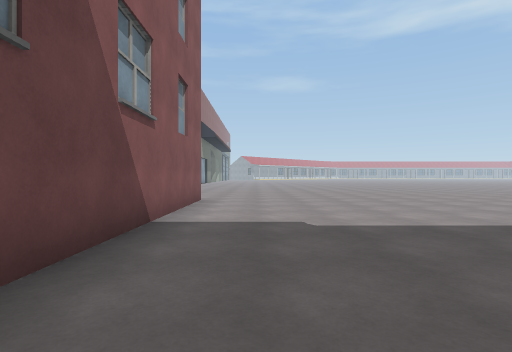
View 1 (above)

16 first-person views from a walk through a scene from a Unity 3-D project. The camera is 1.2 m above the floor, looks level and sees 80° across. The floor is counted in squares, 1.8 m on a side. Each view is taken from the middle of a square. On the plan, view 1 faces up. The plan holds only what a view shows up to about 10 squares ahead; the rest is blank. The place goes on beyond the plan. The player character is not drawn. Some surface patterns are stand-ins.

View 2
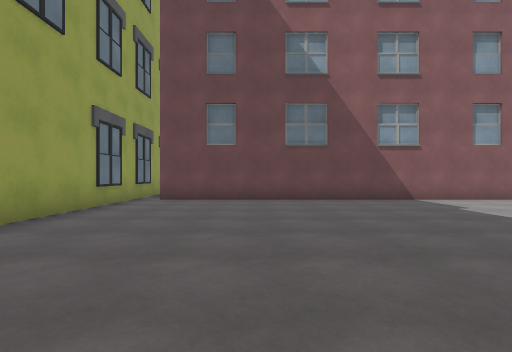

View 3
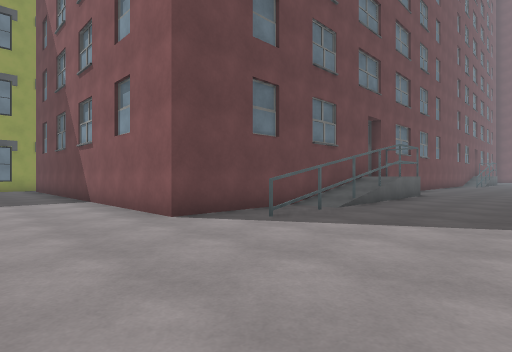

View 4
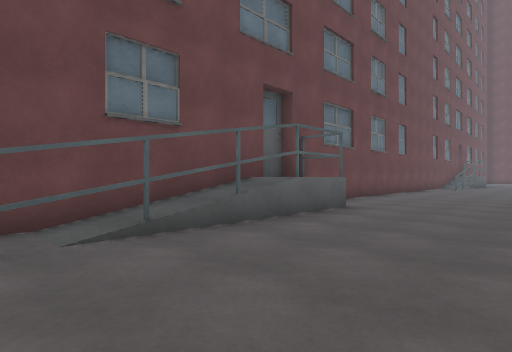

View 5
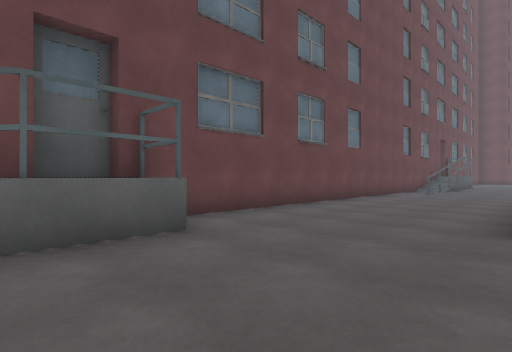

View 6
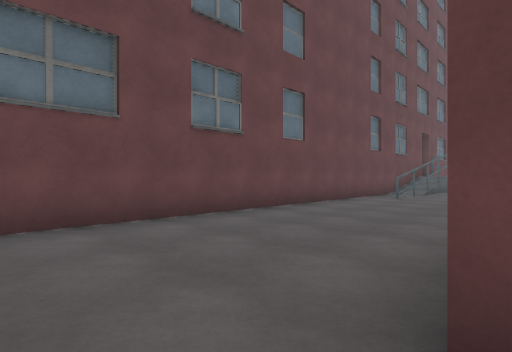

View 7
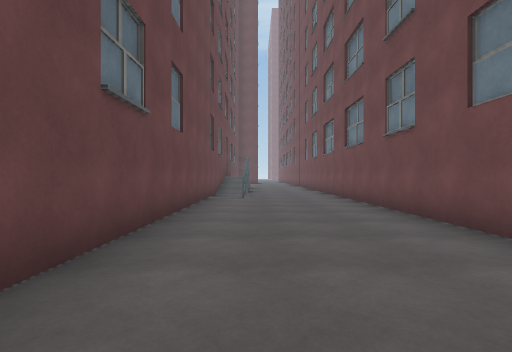

View 8
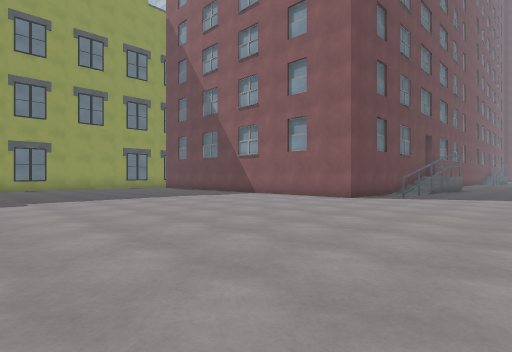

View 9
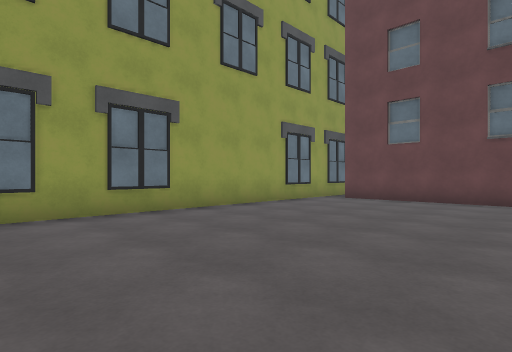

View 10
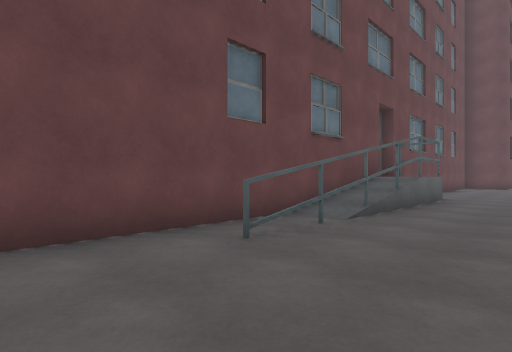

View 11
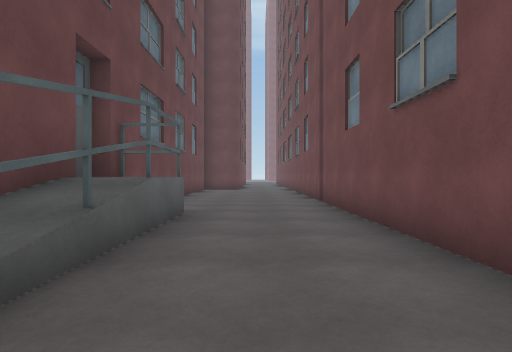

View 12
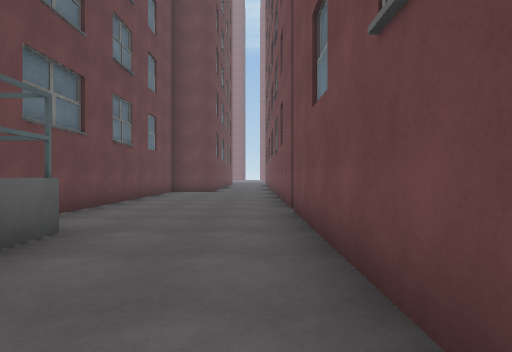

View 13
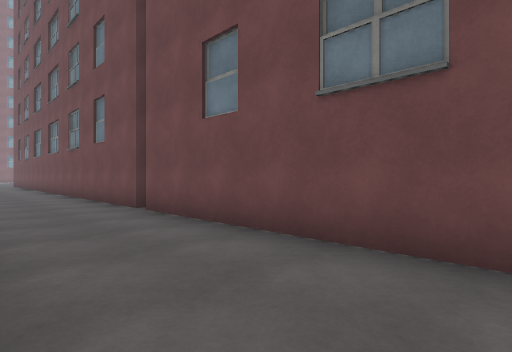

View 14
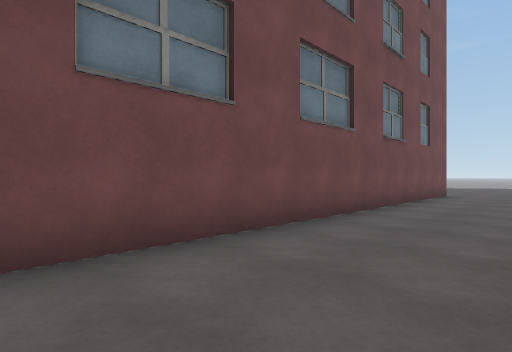

View 15
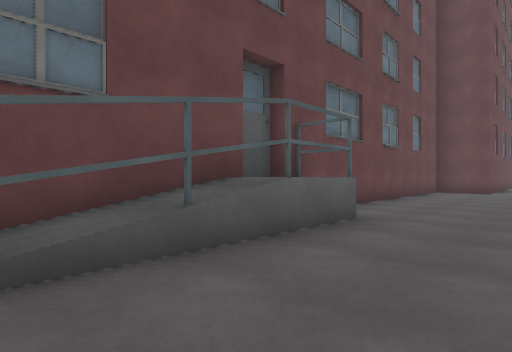

View 16
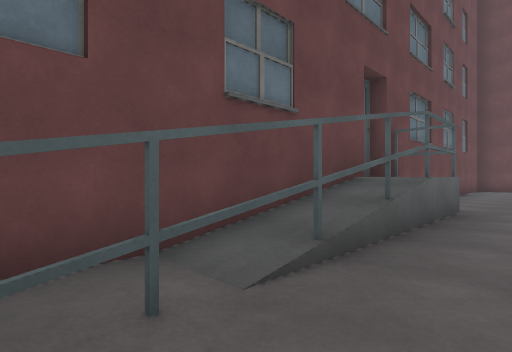

### Floor plan
Key: @ floor where view 1 was taken; # wall or solid block; x gap in a wall; . main floor; : floor 1.25 m higher than the main floor; / step, stairs or slope; = window, fence, low wall or low ledge.
Columns run from 34 left of view 1 to 7 right of it. Each row starts with its distance up from view 1.
 13 ####.#################....................
 12 ..........................................
 11 ..........................................
 10 ...........#x#.............#xxx#..........
  9 .......::///............=:////............
  8 #################################.........
  7                                 #........
  6                                 #........
  5                                 #........
  4                                 #........
  3                                 #........
  2                                 #.........
  1                                 #.........
  0                                 #.@.......
 -1                                 #.........
 -2                                 #.........
 -3                                ...........
 -4                                ###########

Where each view was taken, in squares from view 1:
view 1: 0 up, 0 right, facing up
view 2: 0 up, 7 right, facing left
view 3: 13 up, 1 right, facing down-left
view 4: 13 up, 4 left, facing down-left
view 5: 13 up, 8 left, facing down-left
view 6: 13 up, 11 left, facing down-left
view 7: 10 up, 11 left, facing left
view 8: 13 up, 7 right, facing down-left
view 9: 2 up, 7 right, facing down-left
view 10: 12 up, 18 left, facing down-left
view 11: 11 up, 22 left, facing left
view 12: 12 up, 24 left, facing left
view 13: 10 up, 24 left, facing up-left
view 14: 10 up, 24 left, facing up-right
view 15: 12 up, 23 left, facing down-left
view 16: 11 up, 21 left, facing down-left
